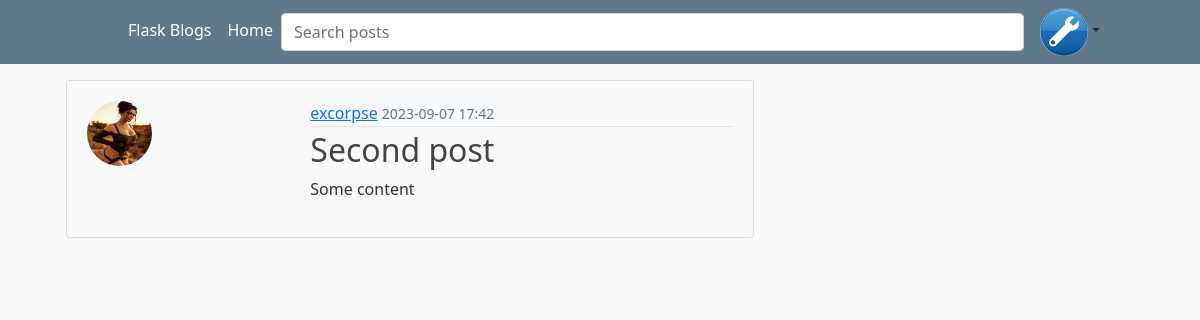
The app's page /post/2 (signed in) with its own data.
### flaskblog/models.py (models this page shows, shortened)
class User(db.Model, UserMixin):
    id = db.Column(db.Integer, primary_key=True)
    user = db.Column(db.String(24), unique=True, nullable=False)
    email_field = db.Column(db.String(120), unique=True, nullable=False)
    image_file = db.Column(db.String(20), nullable=False, default="default.jpg")
    password_field = db.Column(db.String(60), nullable=False)
    posts = db.relationship("Post", backref="author", lazy=True)

class Post(db.Model):
    id = db.Column(db.Integer, primary_key=True)
    title = db.Column(db.String(100), nullable=False)
    date_posted = db.Column(db.DateTime, nullable=False, default=datetime.utcnow)
    content = db.Column(db.Text, nullable=False)
    user_id = db.Column(db.Integer, db.ForeignKey("user.id"), nullable=False)
    comments = db.relationship("Comment", backref="post")

### flaskblog/posts/routes.py (the view)
@posts.route("/post/<int:post_id>")
def get_post(post_id):
    get_post_id = Post.query.get_or_404(post_id)
    return render_template("get_post.html", title=get_post_id.title, post=get_post_id)

### flaskblog/models.py (called while the page is built)
@login_manager.user_loader
def load_user(user_id):
    return User.query.get(int(user_id))

### flaskblog/templates/get_post.html (shortened to what this page needs)
{% extends "base.html"%}
{% block body %}
    <div class="container">
        <div class="post-block">
            <article class="media content-section" style="background-color: #f8f9fa; padding: 20px;">
                <div class="media-body">
                    <div class="row">
                        <div class="col-md-4">
                            <div class="image-container">
                                <img class="rounded-circle article-img" src="{{ url_for('static', filename='img/' + post.author.image_file) }}">
                            </div>
                        </div>
                        <div class="col-md-8">
                            <div class="text-container">
                                <div class="article-metadata">
                                    <a class="mr-2" href="{{ url_for('users.get_user_posts', username=post.author.user) }}">{{ post.author.user }}</a>
                                    <small class="text-muted">{{ post.date_posted.strftime("%Y-%m-%d %H:%M") }}</small>
                                </div>
                                <h2 class="article-title">{{ post.title }}</h2>
                                <p class="article-content">{{ post.content }}</p>
                            </div>
                        </div>
                    </div>
                </div>
            </article>
        </div>
    </div>
{% endblock %}

### flaskblog/static/css/main.css (style rules this page uses)
body { background: #fafafa; color: #333333; margin-top: 5rem; }
h1, h2, h3, h4, h5, h6 { color: #444444; }
.content-section { background: #ffffff; padding: 10px 20px; border: 1px solid #dddddd; border-radius: 3px; margin-bottom: 20px; }
.article-title { color: #444444; }
.article-content { white-space: pre-line; }
.article-img { height: 65px; width: 65px; margin-right: 16px; }
.article-metadata { padding-bottom: 1px; margin-bottom: 4px; border-bottom: 1px solid #e3e3e3 }

### records on screen
User: image_file (picture), author.user "excorpse"
Post: date_posted "2023-09-07 17:42", title "Second post", content "Some content"
